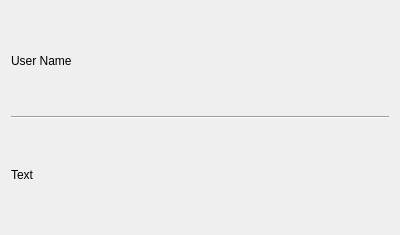
<?xml version="1.0" encoding="UTF-8"?>
<ui version="4.0">
 <class>Message</class>
 <widget class="QWidget" name="Message">
  <property name="geometry">
   <rect>
    <x>0</x>
    <y>0</y>
    <width>400</width>
    <height>235</height>
   </rect>
  </property>
  <property name="sizePolicy">
   <sizepolicy hsizetype="Maximum" vsizetype="Maximum">
    <horstretch>0</horstretch>
    <verstretch>0</verstretch>
   </sizepolicy>
  </property>
  <property name="windowTitle">
   <string>Form</string>
  </property>
  <layout class="QVBoxLayout" name="verticalLayout">
   <item>
    <widget class="QLabel" name="name">
     <property name="text">
      <string>User Name</string>
     </property>
    </widget>
   </item>
   <item>
    <widget class="Line" name="line">
     <property name="orientation">
      <enum>Qt::Horizontal</enum>
     </property>
    </widget>
   </item>
   <item>
    <widget class="QLabel" name="text">
     <property name="text">
      <string>Text</string>
     </property>
    </widget>
   </item>
  </layout>
 </widget>
 <resources/>
 <connections/>
</ui>
